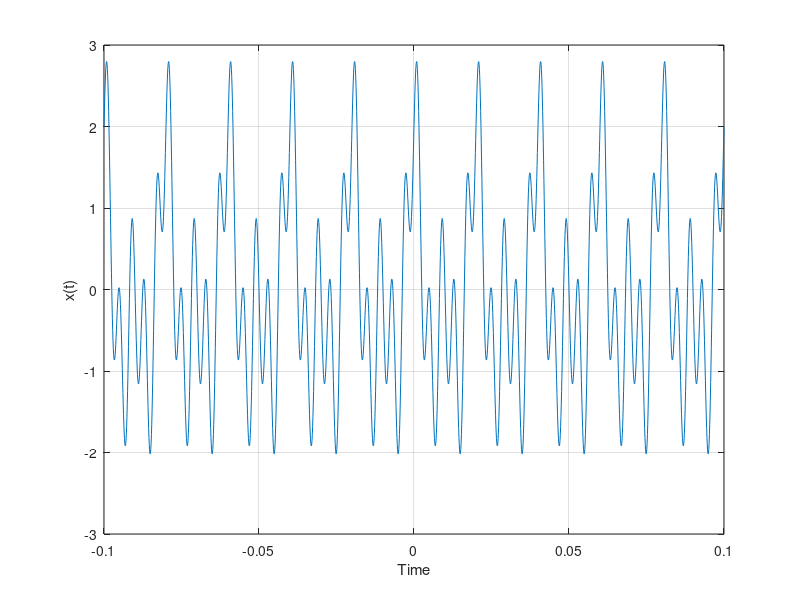

This chart was generated by the following MATLAB code:
% Original Signal Representation.
dt = 0.0001;
t_max = 0.1;
t = -t_max:dt:t_max;
x = cos(100*pi*t) + cos(200*pi*t) + sin(500*pi*t);
figure('Name','Original Signal Representation');
plot(t,x);
xlabel('Time');
ylabel('x(t)');
grid on;